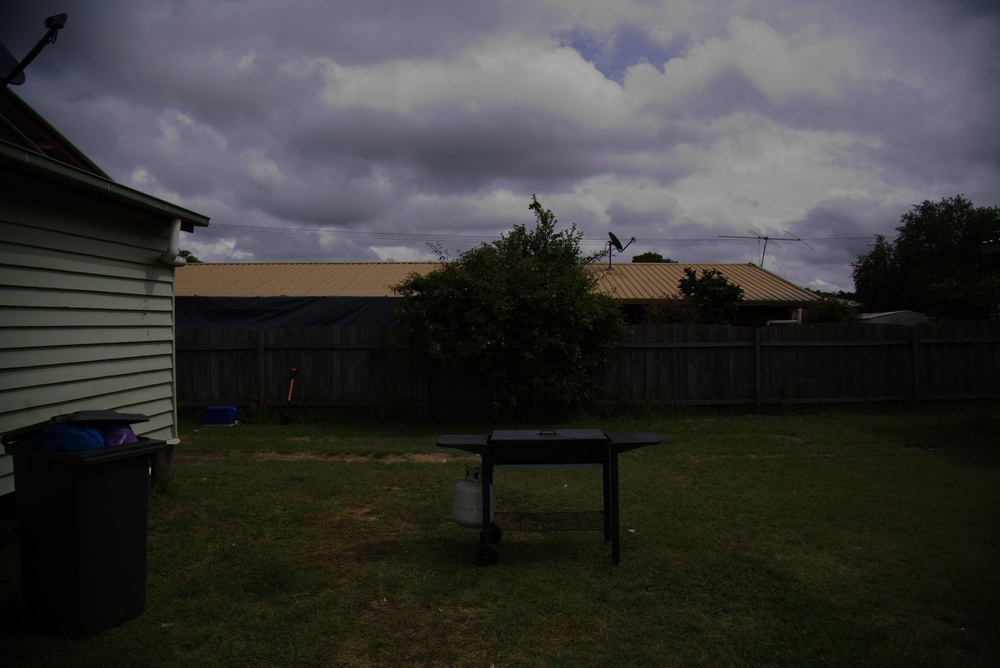
//> input picture cv/lab2/asset/image.jpg, 1000 x 668 px, shrunk from 2000 x 1335 before the run
$ ./task2 ../asset/image.jpg 3   (built with g++ and OpenCV 4)
//> lines starting //> are read from the running program, lines starting //| are printed output that depends on the picture
### cv/lab2/include/lab2.hpp
#include <opencv2/highgui.hpp>
#include <opencv2/imgproc.hpp>

namespace lab2 {

// task 1
/** Returns true if the number of arguments is at least n. */
bool areArgumentsEnough(int argc, int n);
/** Checks that img is not null. */
bool isImageValid(const cv::Mat& img);
/** Creates a named window and displays the img in it. */
void showImage(const cv::Mat& img, std::string windowName);
/** Converts img to grayscale. */
cv::Mat convertToGreyScale(const cv::Mat& img);

// task 2
/**
 * Applies a min filter to img, using a square kernel of size kernelSize (odd).
 */
cv::Mat minFilter(const cv::Mat& img, int kernelSize);
/**
 * Applies a max filter to img, using a square kernel of size kernelSize (odd).
 */
cv::Mat maxFilter(const cv::Mat& img, int kernelSize);

// task 4
/** Returns an histogram representation for the given img.*/
cv::Mat calcHistImg(const cv::Mat& img,
                    int nBins);  // implementation only supports nBins = 256

}  // namespace lab2

### cv/lab2/src/lab2.cpp
#include "../include/lab2.hpp"

#include <iostream>

bool lab2::areArgumentsEnough(int argc, int n) { return argc >= n; }

bool lab2::isImageValid(const cv::Mat& img) { return img.data != NULL; }

void lab2::showImage(const cv::Mat& img, std::string windowName) {
    cv::namedWindow(windowName);
    cv::imshow(windowName, img);
}

// [5 lines left out: function convertToGreyScale, not called in this run]

cv::Mat lab2::minFilter(const cv::Mat& img, int kernelSize) {
    if (kernelSize % 2 == 0) {
        throw std::invalid_argument("kernelSize must be an odd number.");
    }
    // how many pixels are lost due to kernelSize (no 0-padding is applied)
    int pixelReduction = kernelSize / 2;
    cv::Mat ret(img.rows - (pixelReduction * 2),
                img.cols - (pixelReduction * 2), img.type());

    // (i, j) are coordinates of points used as centers of the kernel. The first
    //   and last pixelReduction pixels won't be centers.
    for (int i = pixelReduction; i < img.rows - pixelReduction; i++) {
        for (int j = pixelReduction; j < img.cols - pixelReduction; j++) {
            // find all the neighbours of (i, j), based on kernelSize
            std::vector<uchar> neighbours;
            for (int k = -pixelReduction; k <= pixelReduction; k++) {
                for (int l = -pixelReduction; l <= pixelReduction; l++) {
                    neighbours.push_back(img.at<uchar>(i + k, j + l));
                }
            }
            // find the min
            uchar min =
                *(std::min_element(neighbours.begin(), neighbours.end()));

            // set the value
            ret.at<uchar>(i - pixelReduction, j - pixelReduction) = min;
        }
    }

    return ret;
}

cv::Mat lab2::maxFilter(const cv::Mat& img, int kernelSize) {
    if (kernelSize % 2 == 0) {
        throw std::invalid_argument("kernelSize must be an odd number.");
    }
    int pixelReduction = kernelSize / 2;
    cv::Mat ret(img.rows - (pixelReduction * 2),
                img.cols - (pixelReduction * 2), img.type());

    for (int i = pixelReduction; i < img.rows - pixelReduction; i++) {
        for (int j = pixelReduction; j < img.cols - pixelReduction; j++) {
            std::vector<uchar> neighbours;
            for (int k = -pixelReduction; k <= pixelReduction; k++) {
                for (int l = -pixelReduction; l <= pixelReduction; l++) {
                    neighbours.push_back(img.at<uchar>(i + k, j + l));
                }
            }
            // find the max
            uchar max =
                *(std::max_element(neighbours.begin(), neighbours.end()));

            ret.at<uchar>(i - pixelReduction, j - pixelReduction) = max;
        }
    }

    return ret;
}

// [36 lines left out: function calcHistImg, not called in this run]

### cv/lab2/src/task2.cpp
#include <iostream>
#include <opencv2/highgui.hpp>
#include <opencv2/imgproc.hpp>

#include "../include/lab2.hpp"

using namespace lab2;

int main(int argc, char** argv) {
    if (!areArgumentsEnough(argc, 3)) {
        std::cout << "\nusage: task2.exe <img_path> <kernel_size>\n";
        return 1;
    }

    // IMREAD_UNCHANGED flag is needed to read the image correctly with 1
    // channel. Indeed by default imread uses IMREAD_COLOR, which uses 3
    // channels. It uses the single channel value copied to the other two
    // channels. Then if I have a Vec3b pixel and read it as uchar, I get
    // impredictable behavior. Same if I had a uchar and read it as Vec3b.
    cv::Mat img = cv::imread(argv[1], cv::IMREAD_UNCHANGED);
//> img is the input picture: 668 rows x 1000 cols, CV_8UC3; mean B, G, R 54.4, 56.1, 56.7
    if (!isImageValid(img)) {
        std::cout << "\n" << argv[1] << " is not a vaild path for an image\n";
        return 1;
    }

    showImage(img, "b&w img");

    int kernelSize = atoi(argv[2]);
//> kernelSize = 3
    cv::Mat minFiltered = minFilter(img, kernelSize);
//> in minFilter, `int pixelReduction = kernelSize / 2;`: pixelReduction = 1
//> in minFilter, `cv::Mat ret(img.rows - (pixelReduction * 2), img.cols - (pixelReductio..`: ret: 666 rows x 998 cols, CV_8UC3; every value is 0
//> after the loop in minFilter, `for (int i = pixelReduction; i < img.rows - pixelReduction; i++)`:
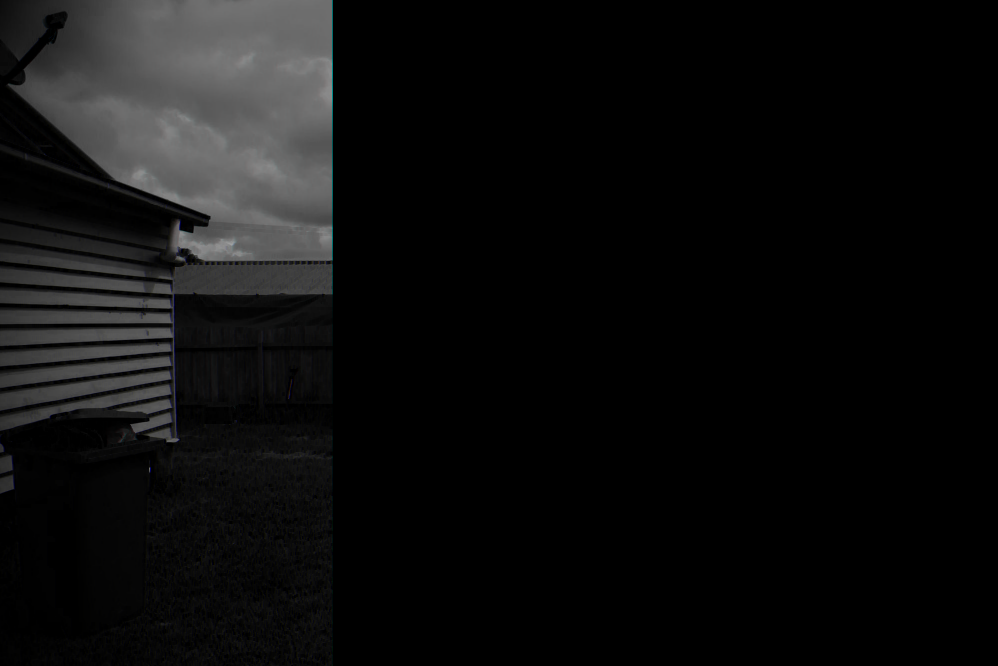
//> ret: 666 rows x 998 cols, CV_8UC3; mean B, G, R 13.6, 13.6, 13.5
    cv::Mat maxFiltered = maxFilter(img, kernelSize);
//> after the loop in maxFilter, `for (int i = pixelReduction; i < img.rows - pixelReduction; i++)`:
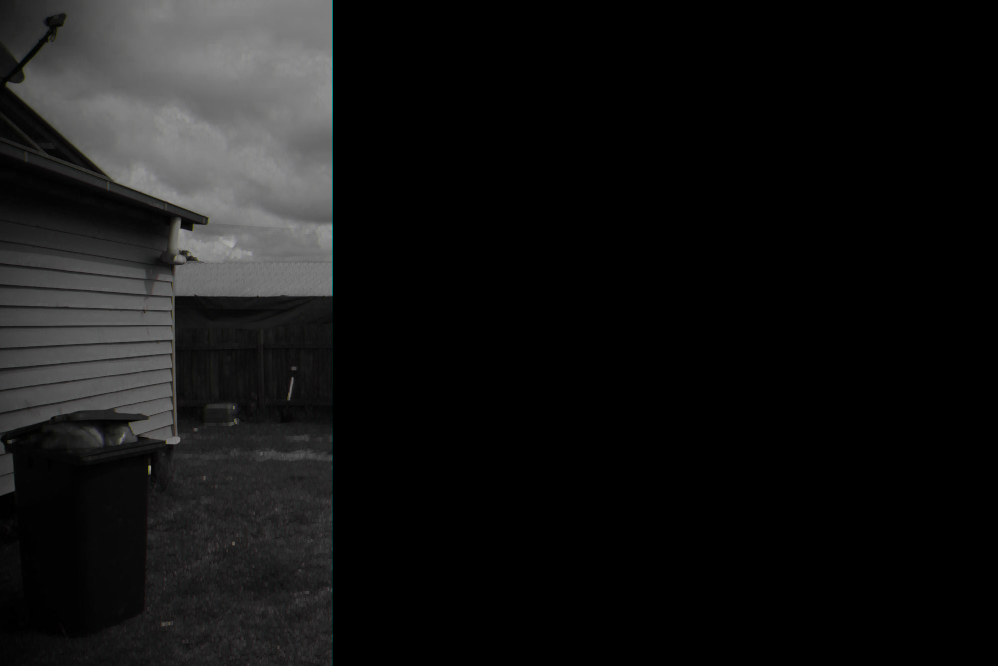
//> ret: 666 rows x 998 cols, CV_8UC3; mean B, G, R 19.7, 19.7, 19.7

    showImage(minFiltered, "min filter " + std::to_string(kernelSize));
    showImage(maxFiltered, "max filter " + std::to_string(kernelSize));

    cv::waitKey(0);
    return 0;
}
